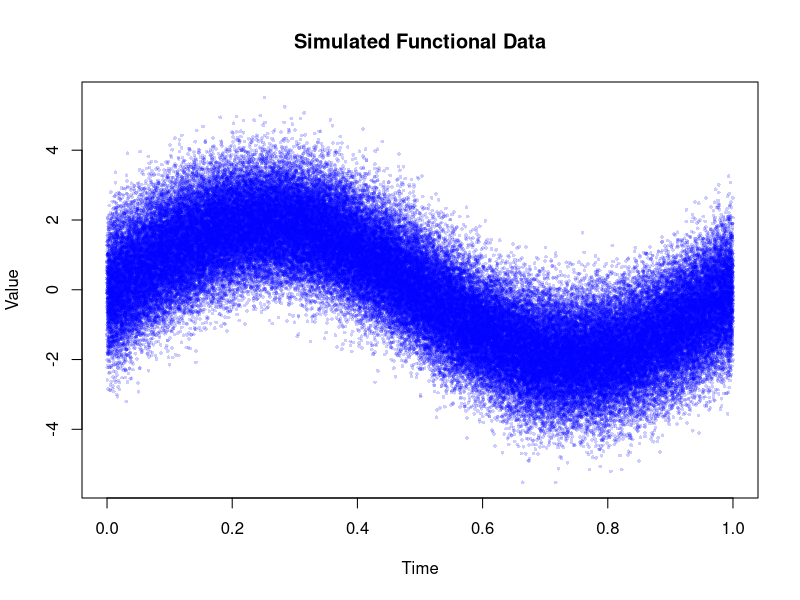
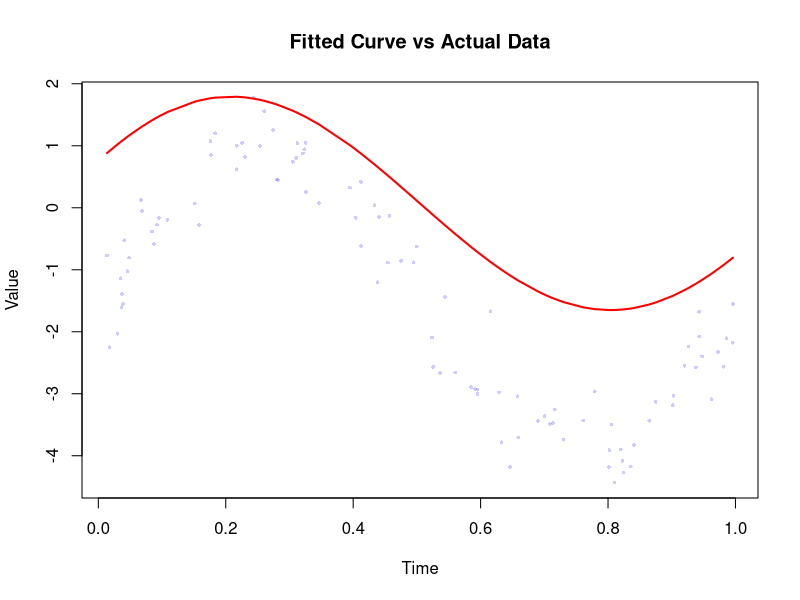
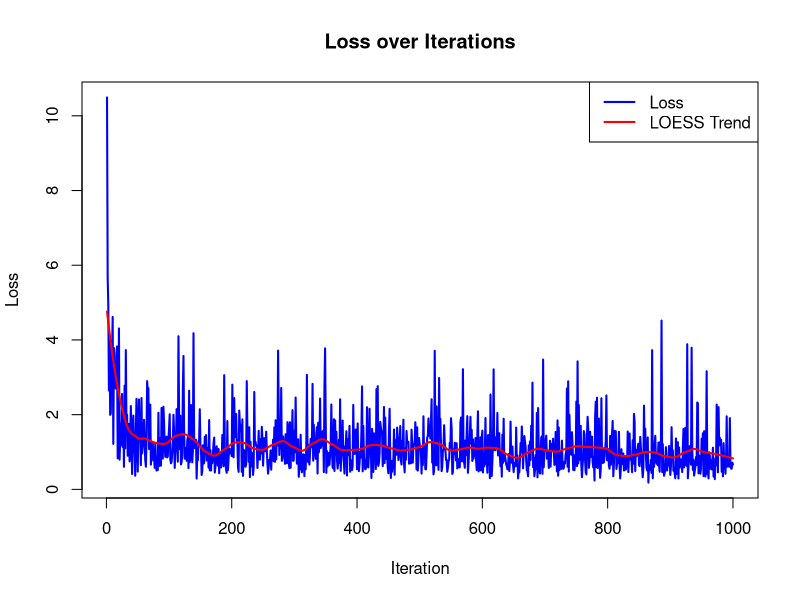

R code for these plots, in order:
### In this code, I want to simulate an online functional data
### Through the method mentioned in "Online Estimation for Functional Data"
### I want to achieve a efficient method even when the data base increases compared with traditional batch method


### Noticed that This code is for a dense data situation, you can change the parameter I set to achieve your goal




K_max = 1000 # The total number of data block
L = 5 # the number of candidate band-widths
i_k = 10 # the number of subject observed in the k_th data block
j_i_k = 100 # the number of measurement for i_th subject in the k_th data block
### For dense data, we need to make sure that m_i >> n_k^(5/4). And the parameter above can be adjusted by your wish


### mean function
mu_function = function(i){
  mu = matrix(0, nrow = i, ncol = 1)
  for(m in 1 : i){
    mu[m] = 2 * sin(2 * pi * t[m])
  }
  return(mu)
}


### stochastic fuction
stochastic_function = function(i, j){
  c = matrix(0, nrow = j, ncol = 1)
  for(m in 1 : j){
    c[m] = rnorm(1, mean = 0, sd = sqrt( 0.4 * m^(-2)))
  }
  stoch = matrix(0, nrow = i, ncol = 1)
  phi_function = matrix(0, nrow = i, ncol = j)
  phi_function[,1] = 1
  for(m in 1 : i){
    for(n in 2 : j){
      phi_function[m, n] = ( sqrt(2) * cos((n - 1) * pi * t[m]))
    }
  }
  stoch = phi_function %*% c
  return(stoch)
}


### simulate data function
data_function = function(mu, stoch, i){
  x_t = mu + stoch
  error = rnorm(j_i_k, mean = 0, sd = 0.5)
  y_t = x_t + error
  return(data.frame(t = t, y_t = y_t))
}


### create all data we need
all_data = vector("list", K_max)
for (k in 1:K_max) {
  t = runif(j_i_k, min = 0, max = 1)
  mu = mu_function(j_i_k)
  stoch = stochastic_function(j_i_k, i_k)
  new_data = data_function(mu, stoch, j_i_k)
  all_data[[k]] = new_data
}


### visualize the data we simulated
# Combine all data blocks into one large data frame
combined_data = do.call(rbind, all_data)
# Plot the combined data
plot(combined_data$t, combined_data$y_t, 
     type = "p",                     # plot style
     pch = 16,                       # point with dense kernel
     cex = 0.5,                      # size of the point
     col = rgb(0, 0, 1, alpha = 0.2),# color
     main = "Simulated Functional Data",
     xlab = "Time", 
     ylab = "Value")


### Now that we have a simulation for the functional data we need to research
### next we want to find a better way to estimate our model
### I apply SGD algorithm to estimate the model from the 1st data_block to the K_max st data-block
### 


fourier_basis = function(x, K) {
  Phi_list = lapply(1:K, function(k) cbind(sin(k * x), cos(k * x)))
  Phi = do.call(cbind, Phi_list)
  return(Phi)
}


# Fourier basis & estimation

estimation = function(K, learning_rate, K_max) {
  beta = runif(2 * K, -0.5, 0.5)
  loss_value = numeric(K_max)
  for(i in 1:K_max) {
    data = all_data[[i]]
    n = length(data$t)
    sample = sample(1:n, 20)
    yi = data$y_t[sample]
    xi = data$t[sample]
    basis_matrix = fourier_basis(xi, K) 
    y_pred = basis_matrix %*% beta
    loss <- mean((yi - y_pred)^2)
    loss_value[i] = loss
    grad = (-2/length(y_pred)) * t(basis_matrix) %*% (yi - y_pred)
    beta <- beta - learning_rate * grad
  }
  return(list(beta = beta, loss_value = loss_value))
}

  
K = 5

learning_rate = 0.01
est = estimation(K, learning_rate, K_max)


data = all_data[[1]]
Basis = fourier_basis(all_data[[1]]$t ,5)
Y = Basis %*% est$beta
plot(all_data[[1]]$t, all_data[[1]]$y_t, 
     type = "p",                     
     pch = 16,                       
     cex = 0.5,                      
     col = rgb(0, 0, 1, alpha = 0.2),
     main = "Fitted Curve vs Actual Data",
     xlab = "Time", 
     ylab = "Value")
ord <- order(data$t)
lines(all_data[[1]]$t[ord], Y[ord], col = "red", lwd = 2)



plot(1:K_max, est$loss_value, type = "l", col = "blue", lwd = 2,
     main = "Loss over Iterations",
     xlab = "Iteration", ylab = "Loss")
loess_fit = loess(est$loss_value ~ I(1:K_max), span = 0.1)  
lines(1:K_max, predict(loess_fit), col = "red", lwd = 2)

legend("topright", legend = c("Loss", "LOESS Trend"), col = c("blue", "red"), lty = 1, lwd = 2)
